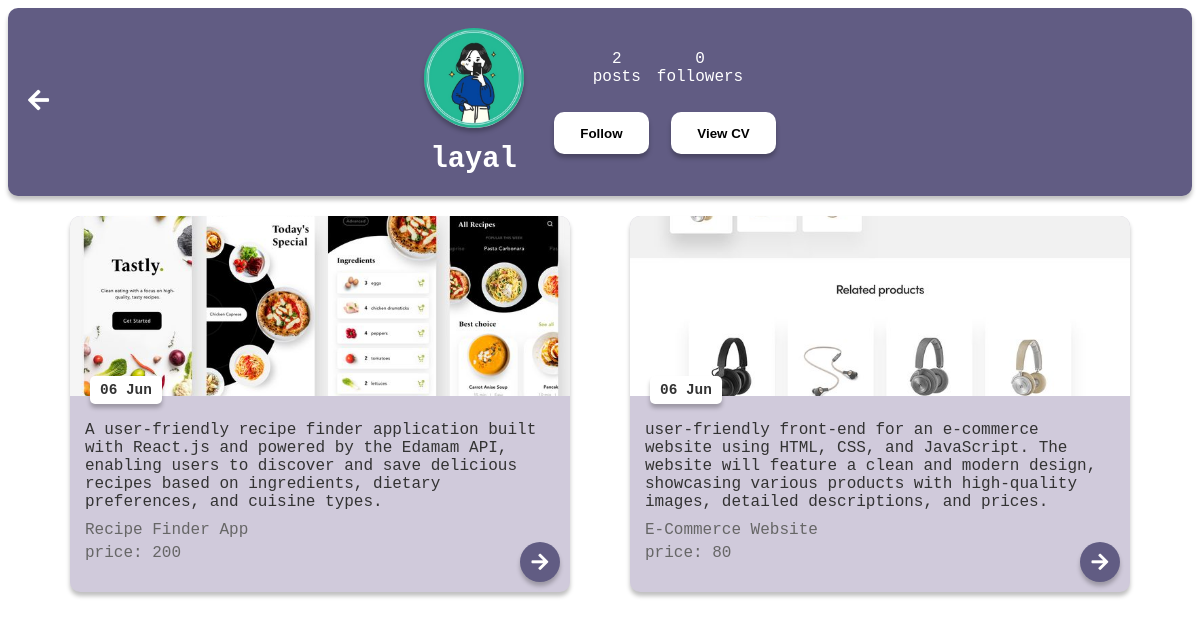
Page /viewProfile.php?creator_id=1290236573 (signed in) on the committed database.
### tables this page shows
CREATE TABLE `users` (
  `user_id` int(11) NOT NULL,
  `unique_id` int(255) NOT NULL,
  `fname` varchar(255) NOT NULL,
  `lname` varchar(255) NOT NULL,
  `email` varchar(255) NOT NULL,
  `password` varchar(255) NOT NULL,
  `img` varchar(255) DEFAULT NULL,
  `status` varchar(255) NOT NULL,
  `gender` varchar(255) DEFAULT NULL,
  `dob` varchar(255) DEFAULT NULL,
  `country` varchar(255) DEFAULT NULL,
  `phoneNb` int(11) DEFAULT NULL,
  `address` varchar(255) DEFAULT NULL,
  `creditCard` varchar(255) DEFAULT NULL,
  `cv` varchar(255) DEFAULT NULL
);

CREATE TABLE `Upload` (
  `id` int(11) NOT NULL,
  `user_id` int(11) NOT NULL,
  `project_id` int(11) NOT NULL,
  `Category` varchar(255) NOT NULL,
  `name` varchar(255) NOT NULL,
  `description` varchar(255) NOT NULL,
  `tools` varchar(255) NOT NULL,
  `price` int(11) NOT NULL,
  `img` varchar(255) NOT NULL,
  `zip` longblob NOT NULL,
  `created_at` varchar(255) NOT NULL
);

### viewProfile.php (the view, shortened to what this page needs)
<?php
include_once "php/config.php";
$creator_id = isset($_GET['creator_id']) ? $_GET['creator_id'] : null;
$sql = $conn->prepare("SELECT * FROM users WHERE unique_id = ?");
$sql->bind_param("s", $creator_id);
$sql->execute();
$result = $sql->get_result();
if ($result && $result->num_rows > 0) {
    $row = $result->fetch_assoc();
} else {
    die('Error fetching user data: ' . $conn->error);
}
$projects_query = $conn->prepare("SELECT COUNT(*) AS project_count FROM Upload WHERE user_id = ?");
$projects_query->bind_param("s", $creator_id);
$projects_query->execute();
$projects_result = $projects_query->get_result();
if ($projects_result) {
    $projects_row = $projects_result->fetch_assoc();
    $project_count = $projects_row['project_count'];
} else {
    $project_count = 0;
    echo 'Error fetching project count: ' . $conn->error;
}
$followers_query = $conn->prepare("SELECT COUNT(*) AS follower_count FROM follows WHERE following_id = ?");
$followers_query->bind_param("s", $creator_id);
$followers_query->execute();
$followers_result = $followers_query->get_result();
if ($followers_result) {
    $followers_row = $followers_result->fetch_assoc();
    $follower_count = $followers_row['follower_count'];
} else {
    $follower_count = 0;
    echo 'Error fetching follower count: ' . $conn->error;
}
?>
<!DOCTYPE html>
<html>
<head>
    <link rel="stylesheet" href="https://cdnjs.cloudflare.com/ajax/libs/font-awesome/5.15.3/css/all.min.css" />
</head>
<body>
    <div class="account-page">
        <div class="profile">
            <a href="users.php" class="back-arrow"><i class="fas fa-arrow-left"></i></a>
            <div class="profile-content">
                <div class="details">
                    <img src="php/images/<?php echo htmlspecialchars($row['img']); ?>" alt="">
                    <span><?php echo htmlspecialchars($row['fname']); ?></span>
                </div>
                <div class="content">
                    <div class="project-and-follower-counters">
                        <div class="project-counter">
                        <?php echo $project_count; ?> <br> posts
                        </div>
                        <div class="follower-counter">
                        <?php echo $follower_count; ?> <br> followers
                        </div>
                    </div>
                    <div class="buttons">
                        <button class="follow-button" data-creator-id="<?php echo $row['unique_id']; ?>">Follow</button>
                        <button class="view-cv-button" data-creator-id="<?php echo $row['unique_id']; ?>">View CV</button>
                    </div>
                </div>
            </div>
        </div>
        <div class="projects">
            <?php
            if ($creator_id) {
                $projects_query = $conn->prepare("SELECT * FROM Upload WHERE user_id = ?");
                $projects_query->bind_param("s", $creator_id);
                $projects_query->execute();
                $projects_result = $projects_query->get_result();
                if ($projects_result && $projects_result->num_rows > 0) {
                    while ($project_row = $projects_result->fetch_assoc()) {
                        $id = $project_row['id'];
                        $project_content = htmlspecialchars($project_row['img']);
                        $project_name = htmlspecialchars($project_row['name']);
                        $project_price = htmlspecialchars($project_row['price']);
                        $created_at = htmlspecialchars($project_row['created_at']);
                        $project_description = isset($project_row['description']) ? htmlspecialchars($project_row['description']) : '';
            ?>
                        <div class="project">
                            <img src="php/Pimages/<?php echo $project_content; ?>" alt="Project Image">
                            <div class="date">
                                <span><?php echo date('d M', strtotime($created_at)); ?></span>
                            </div>
                            <div class="project-info">
                                <p><?php echo $project_description; ?></p>
                                <div class="project-details">
                                    <span class="project-name"><?php echo $project_name; ?></span>
                                    <span class="project-price">price: <?php echo $project_price; ?></span>
                                </div>
                                <a href="viewProject.php?id=<?php echo $id; ?>" class="circular-btn">
                                    <i class="fas fa-arrow-right"></i>
                                </a>
                            </div>
                        </div>
            <?php
                    }
                } else {
                    echo "No projects to display.";
                }
            } else {
                echo "Creator ID is not set.";
            }
            ?>
        </div>
    </div>
</body>
</html>

### viewProfile.php (style rules this page uses)
:root { --dark: #615C83; --pink: #F0AEB6; --lavender: #D0CADB; --box-shadow: 0px 4px 4px rgba(0, 0, 0, 0.25); }
body { font-family: 'Courier New', monospace; text-decoration: none; }
.profile { background-color: var(--dark); padding: 20px; margin-bottom: 20px; display: flex; align-items: center; box-shadow: var(--box-shadow); border-radius: 10px; position: relative; }
.back-arrow { position: absolute; left: 20px; top: 50%; transform: translateY(-50%); color: white; font-size: 1.5em; }
.profile-content { display: flex; align-items: center; justify-content: center; width: 100%; }
.details { text-align: center; margin-right: 20px; }
.details img { width: 100px; height: 100px; border-radius: 50%; object-fit: cover; box-shadow: var(--box-shadow); }
.details span { font-size: 1.8em; font-weight: bold; color: #fff; display: block; margin-top: 10px; }
.content { color: #fff; font-size: 1.2em; display: flex; flex-direction: column; align-items: center; }
.project-and-follower-counters { display: flex; justify-content: center; margin-bottom: 1rem; }
.project-counter, .follower-counter { font-size: 1rem; color: #fff; text-align: center; margin-bottom: 10px; margin-left: 1rem; }
button { background: none; border: none; padding: 1em 2em; border-radius: 10px; cursor: pointer; font-weight: bold; transition: 0.3s; margin-left: 10px; background-color: #fff; box-shadow: var(--box-shadow); }
.projects { display: flex; flex-wrap: wrap; justify-content: center; align-items: flex-start; gap: 60px; }
.project { color: black; background: var(--lavender); box-shadow: var(--box-shadow); border-radius: 10px; width: 500px; margin-bottom: 20px; overflow: hidden; transition: transform 0.3s, box-shadow 0.3s; display: flex; flex-direction: column; position: relative; }
.project img { width: 100%; height: 180px; object-fit: cover; }
.date { position: absolute; top: 160px; left: 20px; background: #fff; padding: 5px 10px; border-radius: 5px; box-shadow: var(--box-shadow); }
.date span { font-size: 0.9em; font-weight: bold; color: #333; }
.project-info { padding: 15px; display: flex; flex-direction: column; align-items: flex-start; }
.project p { text-align: left; margin: 10px 0; color: #333; font-size: 1em; }
.project-details { width: 100%; margin-bottom: 10px; }
.project-details span { display: block; margin-bottom: 5px; color: #666; }
.circular-btn { position: absolute; bottom: 10px; right: 10px; background: var(--dark); color: #fff; border-radius: 50%; width: 40px; height: 40px; display: flex; align-items: center; justify-content: center; text-decoration: none; box-shadow: var(--box-shadow); transition: background-color 0.3s; }
.circular-btn i { font-size: 1.2em; }

### rows in the picture
users: img (picture), fname "layal"
upload: img (picture), created_at "06 Jun", description "A user-friendly recipe finder application built with React.js and powered by the Edamam API, enabling users to discover and save delicious recipes based on ingredients, dietary preferences, and cuisine types.", name "Recipe Finder App", price "200"
upload: img (picture), created_at "06 Jun", description "user-friendly front-end for an e-commerce website using HTML, CSS, and JavaScript. The website will feature a clean and modern design, showcasing various products with high-quality images, detailed descriptions, and prices.", name "E-Commerce Website", price "80"

### other values in the picture
$project_count "2"
$follower_count "0"
